Frame 1 (no input): blank canvas, image omitted
Frame 60 (the mouse pressed at the canvas centre just before this capture): blank canvas, image omitted
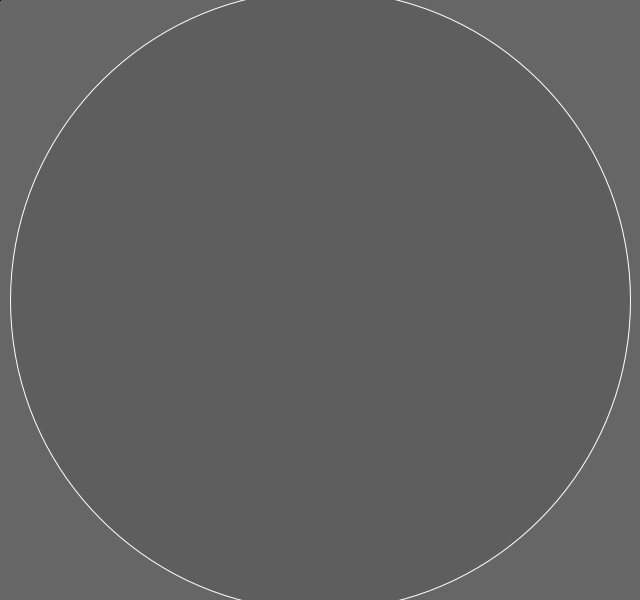
Frame 120 (the mouse held since frame 60 and released just before this capture)

The Processing sketch whose frames 1 and 60 were blank and that drew this single picture after the mouse press (run headless with seeded random() and noise(); from frame 60 on, the mouse is pressed at the canvas centre):

// Processing sketch: processing_47074
// ── processing_47074.pde

void setup()
{
  size(640, 600);
  background(102);
  smooth();
}

void draw() 
{
 if ( mousePressed )
 {
  circle(mouseX, mouseY, pmouseX, pmouseY);
}
else
{
  
 rectangle(mouseX, mouseY, pmouseX, pmouseY);
}
}


void circle(int x, int y, int a, int b) 
{
  float k = abs(x-a) + abs(y-b);
  stroke(k);
  fill(random(255));
  ellipse(x, y, k, k);
}
void rectangle(int x, int y, int a, int b) 
{
  float k = abs(x-a) + abs(y-b);
  stroke(k);
  fill(random(255));
  rect(x, y, k, k);
}
